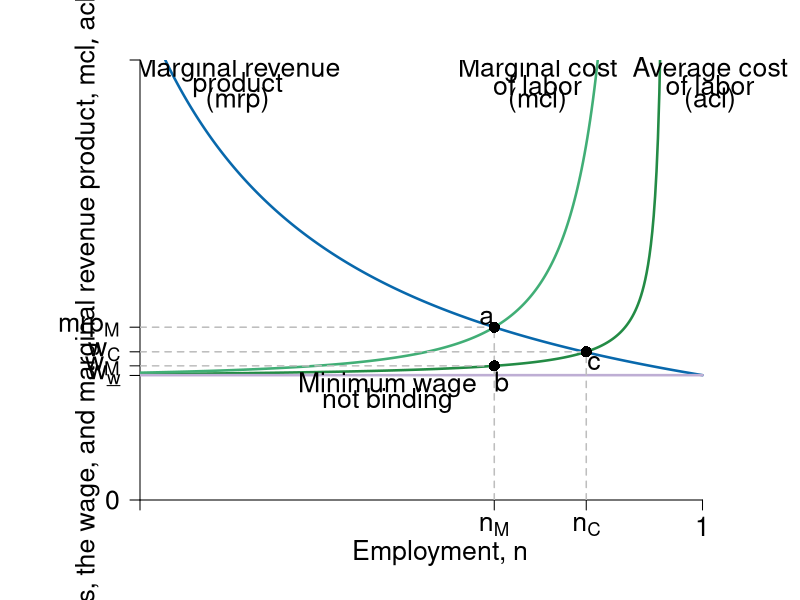
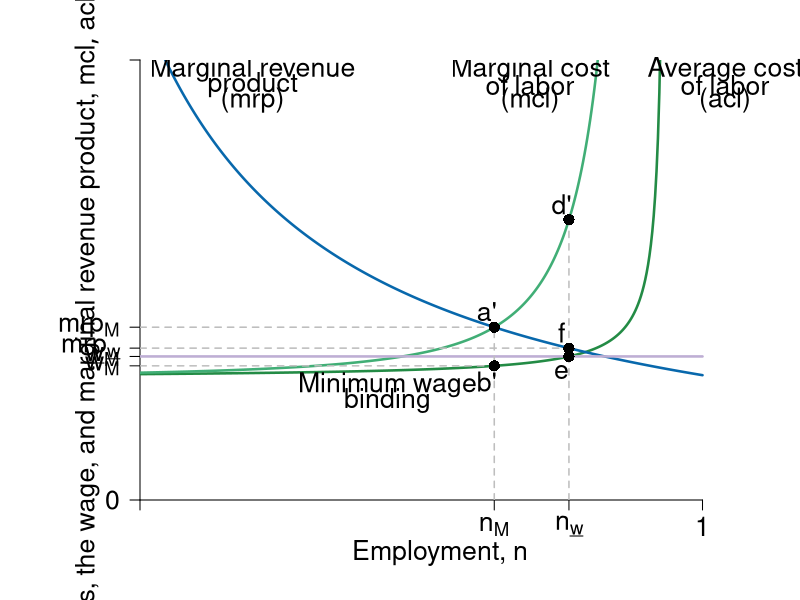
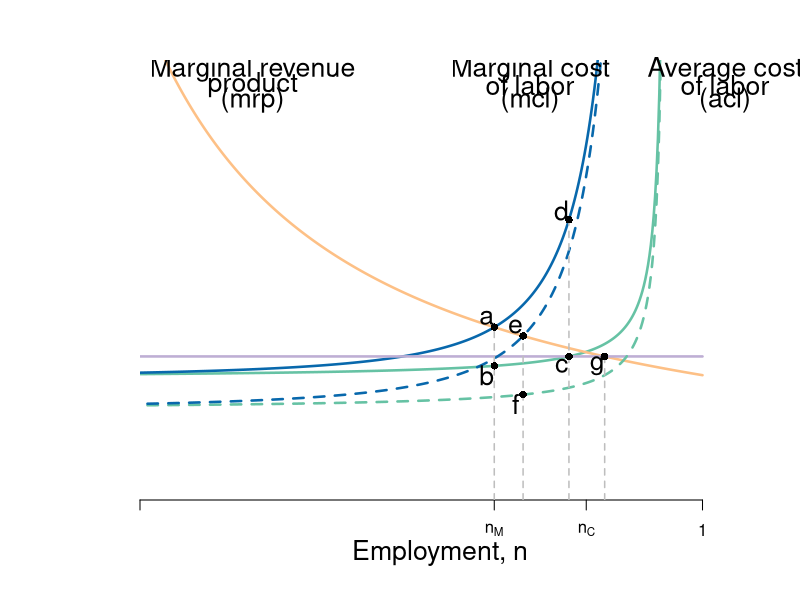

Here is the R script that generated these plots, in order:
require(shape, rootSolve)

#define functions
Delta <- function(n,v=0.05){
  1-v*n / (1-n)
}

ACL <- function(n, a = 1, tau = 0.5, v = 0.05, b = 2, s = 0) {
  a / ( tau * Delta(n,v) ) + b - s
}


MCL <- function(n,a=1,tau = 0.5 , v = 0.05, b = 2, s= 0) {
  d_Delta <- function(n,v= 0.05){
    -v/(1-n)^2
  }
  d_ACL <- function(n,a=1,tau = 0.5 , v = 0.05, b = 2, s= 0){
    - a*d_Delta(n,v) / (tau * Delta(n,v)^2)
  }
  ACL(n,a,tau,v,b,s) + n * d_ACL(n, a,tau, v, b, s)
}

MRP<-function(n){
  4/n
}
# solve the level of employment in different setting.
employment <- function(a=1,tau = 0.5 , v = 0.05, b = 2, s = 0, min = FALSE){
  ## return the employment level
  ## The four cases: 
  ## No EITC, no min wage:  employment()
  ## No EITC, min = 4.6: employment(min =  4.6)
  ## EITC, no min wage: employment(s=1)
  ## EITC, min = 4.6: employment(min = 4.6, s = 1)
  nmax <- 1/(1+v)-0.001
  if (min == FALSE){
    n <- uniroot(MRP_eq_MCL(n,a,tau,v,b,s),c(0.0001,nmax))$root
  } else{
    n1 <- uniroot(MRP_eq_min(n, min),c(0.0001,nmax))$root
    n2 <- uniroot(ACL_eq_min(n, a, tau, v, b, s, min),c(0.0001,nmax))$root
    n <- min(n1,n2)
  }
  return(n)
}

MRP_eq_MCL <- function(n,a=1,tau = 0.5 , v = 0.05, b = 2, s = 0){
  equation <- function(n){
    MRP(n) - MCL(n,a,tau,v, b, s)
  }
}
ACL_eq_min <- function(n, a = 1, tau = 0.5, v = 0.05, b = 2, s = 0, min = 4.6){
  equation<-function(n){
    ACL(n,a,tau,v,b,s)-min
  }
}
MRP_eq_min <- function(n,min=4.6){
  equation <- function(n){
    MRP(n) - min
  }
}
Min <- function(n, min = 4.6){
  min*n/n
}

#Set parameters for graphics
axislabelsize <- 1.6
graphlinewidth <- 2.5
segmentlinewidth <- 1.5

COL <- c("#7fc97f", "#beaed4", "#fdc086", "#ffff99", "#386cb0", "#f0027f", "#bf5b17", "#666666")
COLA <- c("#e0f3db", "#99d8c9","#66c2a4","#41ae76", "#238b45", "#005824")
COLB <- c("#4eb3d3", "#2b8cbe", "#0868ac","#084081")

ylims <- c(0, 14.1)
xlims <- c(0.25, 1.05)
npts <- 501
x <- seq(xlims[1], xlims[2], length.out = npts)
y <- seq(ylims[1], ylims[2], length.out = npts) 

# ----
# first plot: competitive vs monopsony
pdf(file = "employment/monopsony_minwage1.pdf", width = 12, height = 10)
par(mar =  c(5, 7, 3, 3))

#Notice the plot starts at x = 0.2 not 0
plot(xlims[1], 0, xlim = xlims, ylim = ylims, type = "n",
     xlab = expression(paste("")),
     ylab = expression(paste("")), 
     xaxt = "n", 
     yaxt = "n", 
     cex.lab = axislabelsize, 
     bty = "n", 
     xaxs="i", 
     yaxs="i"
)

# ticksx <- seq(from = 0, to = xlims[2], by = 0.2)
# xlabels <- seq(from = 0, to = xlims[2], by = 0.2)
# ticksy <- seq(from = 0, to = ylims[2], by = 2)
# ylabels <- seq(from = 0, to = ylims[2], by = 2)

ticksx <- c(xlims[1], employment(), 0.845, 1)
xlabels <- c(NA, expression(paste(n[M])), expression(paste(n[C])), 1)
ticksy <- c(ylims[1], ACL(0.85) - 0.8, ACL(employment()), ACL(0.845), MCL(employment()), ylims[2])
ylabels <- c(0, expression(paste(w[underline("w")])), expression(paste(w[M])), expression(paste(w[C])), expression(paste("mrp"["M"])), NA)

axis(1, at = ticksx, pos = 0, labels = xlabels, cex.axis = axislabelsize)
axis(2, at = ticksy, pos = xlims[1], labels = ylabels, las = 1, cex.axis = axislabelsize)

npts <- 500 
xx1 <- seq(0.01, 0.95, length.out = npts)
xx2 <- seq(0, 1, length.out = 600)

#Draw the graphs
lines(xx1, ACL(xx1), col = COLA[5], lwd  = graphlinewidth)
lines(xx1, MCL(xx1), col = COLA[4], lwd = graphlinewidth)
lines(xx2, MRP(xx2), col = COLB[3], lwd = graphlinewidth)
lines(xx2, Min(xx2, 4), col = COL[2],lwd = graphlinewidth)
#lines(xx1, Min(xx1), col = COL[6], lwd = graphlinewidth)
# with s=1
## lines(xx1, ACL(xx1, s = 1), col = COLA[3], lwd = graphlinewidth, lty= 3)
## lines(xx1, MCL(xx1, s = 1), col = COLB[1], lwd = graphlinewidth,lty = 3)

#Axis labels
mtext(expression(paste("Employment, ", n)), side = 1, line = 2.5, cex = axislabelsize)
text(0.18, 0.5*ylims[2], expression(paste("Costs, the wage, and marginal revenue product, ", list(mcl, acl, w, mrp) )), xpd = TRUE, cex = axislabelsize, srt = 90) 


#add segments
segments(0, ACL(employment()), employment(), ACL(employment()), lty = 2, col = "gray", lwd = segmentlinewidth)
segments(employment(), 0, employment(), MRP(employment()), lty = 2, col = "gray", lwd = segmentlinewidth)

segments(0, ACL(0.845), 0.845, ACL(0.845), lty = 2, col = "gray", lwd = segmentlinewidth)
segments(0.845, 0, 0.845, ACL(0.845), lty = 2, col = "gray", lwd = segmentlinewidth)

segments(0, MCL(employment()), employment(), MCL(employment()), lty = 2, col = "gray", lwd = segmentlinewidth)
## add points

points(employment(), ACL(employment()), pch = 16, col = "black", cex = 1.5)
points(employment(), MRP(employment()), pch = 16, col = "black", cex = 1.5)
points(0.845, ACL(0.845), pch = 16, col = "black", cex = 1.5)

# label points
text(employment() + 0.01, ACL(employment()) - 0.5 , "b", cex = axislabelsize)
text(employment() - 0.01, MCL(employment()) + 0.3 , "a", cex = axislabelsize)
text(0.845 + 0.01, ACL(0.85) - 0.4, "c", cex = axislabelsize)


# add labels to graphs
#text(1.03, 14.3, "Monopsony", cex = axislabelsize, xpd = TRUE)
text(1.01, 13.8, "Average cost", cex = axislabelsize, xpd = TRUE)
text(1.01, 13.3, "of labor", cex = axislabelsize, xpd = TRUE)
text(1.01, 12.8, "(acl)", cex = axislabelsize, xpd = TRUE)

#text(0.77, 14.3, "Monopsony", cex = axislabelsize, xpd = TRUE)
text(0.78, 13.8, "Marginal cost", cex = axislabelsize)
text(0.78, 13.3, "of labor", cex = axislabelsize)
text(0.78, 12.8, "(mcl)", cex = axislabelsize)

text(0.38, 13.8, "Marginal revenue", cex = axislabelsize)
text(0.38, 13.3, "product", cex = axislabelsize)
text(0.38, 12.8, "(mrp)", cex = axislabelsize)

text(0.58, ACL(0.85) - 1.1, "Minimum wage", cex = axislabelsize)
text(0.58, ACL(0.85) - 1.6, "not binding", cex = axislabelsize)

# text(0.85, 3.7, "Competitive", cex = axislabelsize)
# text(0.85, 3.2, "Marginal cost", cex = axislabelsize)
# text(0.85, 2.7, "of labor", cex = axislabelsize)
# text(0.85, 2.2, expression(paste( (mcl[C]) )), cex = axislabelsize)



dev.off()
# ----
# second plot:  monopsony and minwage
pdf(file = "employment/monopsony_minwage2.pdf", width = 12, height = 10)
par(mar =  c(5, 7, 3, 3))

plot(xlims[1], 0, xlim = xlims, ylim = ylims, type = "n",
     xlab = expression(paste("")),
     ylab = expression(paste("")), 
     xaxt = "n", 
     yaxt = "n", 
     cex.lab = axislabelsize, 
     bty = "n", 
     xaxs="i", 
     yaxs="i"
)

ticksx2 <- c(xlims[1], employment(), employment(min = 4.6), 1)
xlabels2 <- c(NA, expression(paste(n[M])), expression(paste(n[underline("w")])), 1)
ticksy2 <- c(ylims[1], ACL(employment()), ACL(employment(min = 4.6)), MRP(employment(min = 4.6)), MCL(employment()), ylims[2])
ylabels2 <- c(0, expression(paste("w"["M"])),expression(paste(underline("w")["M"])), expression(paste("mrp"[underline("w")])), expression(paste("mrp"["M"])), NA)

#Axis Lines
axis(1, at = ticksx2, pos = 0, labels = xlabels2, las = 1, cex.axis = axislabelsize)
#axis(2, at = ticksy, pos = 0, labels = ylabels, las = 1)
axis(2, at = ticksy2, pos = xlims[1], labels = ylabels2, las = 1, cex.axis = axislabelsize)


#Draw the graphs
lines(xx1, ACL(xx1), col = COLA[5], lwd  = graphlinewidth)
lines(xx1, MCL(xx1), col = COLA[4], lwd = graphlinewidth)
lines(xx2, MRP(xx2), col = COLB[3], lwd = graphlinewidth)
lines(xx2,Min(xx2), col = COL[2],lwd = graphlinewidth)

#Axis labels
mtext(expression(paste("Employment, ", n)), side = 1, line = 2.5, cex = axislabelsize)
# text(-0.1, 0.5*ylims[2], expression(paste("Marginal revenue and marginal cost, ", list(mrp, mcl) )), xpd = TRUE, cex = axislabelsize, srt = 90) 
text(0.18, 0.5*ylims[2], expression(paste("Costs, the wage, and marginal revenue product, ", list(mcl, acl, w, mrp) )), xpd = TRUE, cex = axislabelsize, srt = 90) 


#add segments
segments(employment(), 0, employment(), MRP(employment()), lty = 2, col = "gray", lwd = segmentlinewidth)
segments(employment(min = 4.6), 0, employment(min =  4.6), MCL(employment(min = 4.6)), lty = 2, col = "gray", lwd = segmentlinewidth)
segments(0, MCL(employment()), employment(), MCL(employment()), lty = 2, col = "gray", lwd = segmentlinewidth)
segments(0, MRP(employment(min = 4.6)), employment(min = 4.6), MRP(employment(min = 4.6)), lty = 2, col = "gray", lwd = segmentlinewidth)
segments(0, ACL(employment()), employment(), ACL(employment()), lty = 2, col = "gray", lwd = segmentlinewidth)

# add points
points(employment(), ACL(employment()), pch = 16, col = "black", cex = 1.5)
points(employment(), MRP(employment()), pch = 16, col = "black", cex = 1.5)
points(employment(min=4.6), MCL(employment(min=4.6)), pch = 16, col = "black", cex = 1.5)
points(employment(min=4.6), Min(employment(min=4.6)), pch = 16, col = "black", cex = 1.5)
points(employment(min = 4.6), MRP(employment(min = 4.6)), pch = 16, col = "black", cex = 1.5)

# add labels
text(1.03, 13.8, "Average cost", cex = axislabelsize, xpd = TRUE)
text(1.03, 13.3, "of labor", cex = axislabelsize, xpd = TRUE)
text(1.03, 12.8, "(acl)", cex = axislabelsize, xpd = TRUE)

text(0.77, 13.8, "Marginal cost", cex = axislabelsize)
text(0.77, 13.3, "of labor", cex = axislabelsize)
text(0.77, 12.8, "(mcl)", cex = axislabelsize)

text(0.4, 13.8, "Marginal revenue", cex = axislabelsize)
text(0.4, 13.3, "product", cex = axislabelsize)
text(0.4, 12.8, "(mrp)", cex = axislabelsize)

text(employment()-0.01,ACL(employment())-0.5 , "b'", cex = axislabelsize)
text(employment()-0.01,MCL(employment())+0.5 , "a'", cex = axislabelsize)
text(employment(min = 4.6)-0.01,ACL(employment(min = 4.6))-0.5 , "e", cex = axislabelsize)
text(employment(min = 4.6)-0.01,MCL(employment(min =  4.6))+0.5 , "d'", cex = axislabelsize)
text(employment(min = 4.6)-0.01, MRP(employment(min = 4.6))+0.5, "f", cex = axislabelsize)

text(0.58, ACL(0.85) - 1.1, "Minimum wage", cex = axislabelsize)
text(0.58, ACL(0.85) - 1.6, "binding", cex = axislabelsize)

dev.off()
# ----
# third plot:  monopsony, minwage and EITC
pdf(file = "employment/monopsony_minwage3.pdf", width = 15, height = 12)
par(mar =  c(5, 7, 3, 3))

plot(0, 0, xlim = xlims, ylim = ylims, type = "n",
     xlab = expression(paste("")),
     ylab = expression(paste("")), 
     xaxt = "n", 
     yaxt = "n", 
     cex.lab = axislabelsize, 
     bty = "n", 
     xaxs="i", 
     yaxs="i"
)


axis(1, at = ticksx, pos = 0, labels = xlabels)
axis(2, at = ticksy, pos = 0, labels = ylabels, las = 1)

#Draw the graphs
lines(xx1, ACL(xx1), col = COLA[3], lwd  = graphlinewidth)
lines(xx1, MCL(xx1), col = COLB[3], lwd = graphlinewidth)
lines(xx2, MRP(xx2), col = COL[3], lwd = graphlinewidth)
lines(xx2,Min(xx2), col = COL[2],lwd = graphlinewidth)
# with s=1
lines(xx1, ACL(xx1, s = 1), col = COLA[3], lwd = graphlinewidth, lty= 2)
lines(xx1, MCL(xx1, s = 1), col = COLB[3], lwd = graphlinewidth,lty = 2)

#Axis labels
mtext(expression(paste("Employment, ", n)), side = 1, line = 2.5, cex = axislabelsize)
text(-0.1, 0.5*ylims[2], expression(paste("Marginal cost, average cost, and marginal revenue product, ", list(mcl, acl, mrp) )), xpd = TRUE, cex = axislabelsize, srt = 90) 


#add segments
segments(employment(), 0, employment(), MRP(employment()), lty = 2, col = "gray", lwd = segmentlinewidth)
segments(employment(min = 4.6), 0, employment(min =  4.6), MCL(employment(min = 4.6)), lty = 2, col = "gray", lwd = segmentlinewidth)
segments(employment(min = 4.6, s=1), 0, employment(min =  4.6, s=1), MRP(employment(min = 4.6, s= 1)), lty = 2, col = "gray", lwd = segmentlinewidth)
segments(employment(s=1), 0, employment(s=1), MRP(employment(s= 1)), lty = 2, col = "gray", lwd = segmentlinewidth)
## add points

points(employment(), ACL(employment()), pch = 16, col = "black", cex = 1)
points(employment(), MRP(employment()), pch = 16, col = "black", cex = 1)
points(employment(min=4.6), MCL(employment(min=4.6)), pch = 16, col = "black", cex = 1)
points(employment(min=4.6), Min(employment(min=4.6)), pch = 16, col = "black", cex = 1)
#with s=1
points(employment(s=1), ACL(s=1,employment(s=1)), pch = 16, col = "black", cex = 1)
points(employment(s=1), MRP(employment(s=1)), pch = 16, col = "black", cex = 1)
points(employment(min=4.6,s=1), MCL(s=1,employment(min=4.6,s=1)), pch = 16, col = "black", cex = 1)
points(employment(min=4.6,s=1), Min(employment(min=4.6,s=1)), pch = 16, col = "black", cex = 1)

# add labels
text(1.03, 13.8, "Average cost", cex = axislabelsize, xpd = TRUE)
text(1.03, 13.3, "of labor", cex = axislabelsize, xpd = TRUE)
text(1.03, 12.8, "(acl)", cex = axislabelsize, xpd = TRUE)

text(0.77, 13.8, "Marginal cost", cex = axislabelsize)
text(0.77, 13.3, "of labor", cex = axislabelsize)
text(0.77, 12.8, "(mcl)", cex = axislabelsize)

text(0.4, 13.8, "Marginal revenue", cex = axislabelsize)
text(0.4, 13.3, "product", cex = axislabelsize)
text(0.4, 12.8, "(mrp)", cex = axislabelsize)

text(employment()-0.01,ACL(employment())-0.3 , "b", cex = axislabelsize)
text(employment()-0.01,MCL(employment())+0.3 , "a", cex = axislabelsize)
text(employment(min = 4.6)-0.01,ACL(employment(min = 4.6))-0.3 , "c", cex = axislabelsize)
text(employment(min = 4.6)-0.01,MCL(employment(min =  4.6))+0.3 , "d", cex = axislabelsize)
text(employment(s=1)-0.01,ACL(s=1,employment(s=1))-0.3 , "f", cex = axislabelsize)
text(employment(s=1)-0.01,MCL(employment(s=1),s=1)+0.3 , "e", cex = axislabelsize)
text(employment(s=1, min = 4.6)-0.01,4.6-0.3 , "g", cex = axislabelsize)
dev.off()
